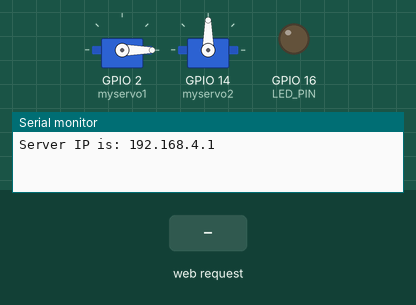
Bench run of a sketch on a simulated ESP8266 (NodeMCU). Shown: 2 × servo, output pins drawn as LEDs (lit = HIGH), the last lines printed to the serial monitor. The inputs (shaded band) are chosen by the test bench.

Above: at 1.2 s.
1.3 s: HTTP request GET /c received
At 1.9 s:
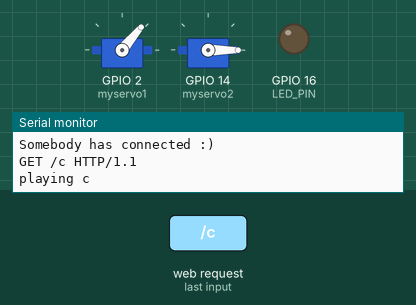
3.7 s: HTTP request GET /d received
At 4.4 s:
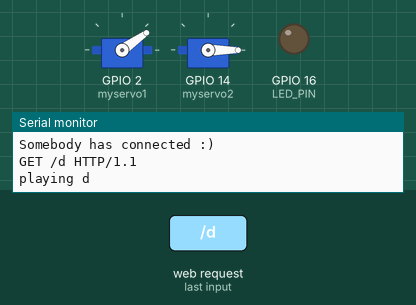
6.1 s: HTTP request GET /g received
At 6.8 s:
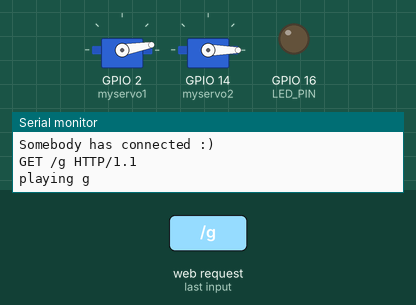
8.5 s: HTTP request GET /e received
At 10.5 s:
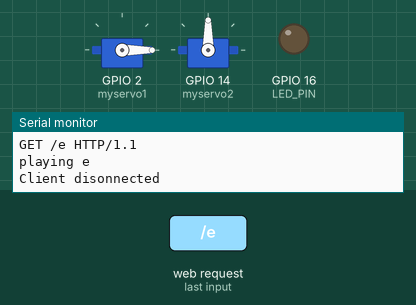
Timing chart, 0 to 11.0 s (numbered marks = the images above; inputs shaded):
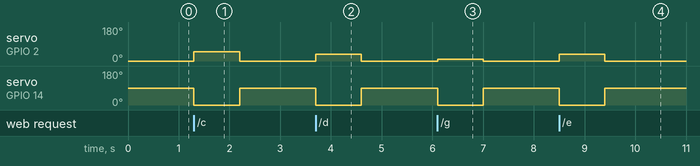

Measured:
- after the input at 1.3 s, servo on GPIO 2 (myservo1): 0° → 50° at once, → 0° 0.90 s later; servo on GPIO 14 (myservo2): 90° → 0° at once, → 90° 0.90 s later
- after the input at 3.7 s, servo on GPIO 2 (myservo1): 0° → 35° at once, → 0° 0.90 s later; servo on GPIO 14 (myservo2): 90° → 0° at once, → 90° 0.90 s later
- after the input at 6.1 s, servo on GPIO 2 (myservo1): 0° → 10° at once, → 0° 0.90 s later; servo on GPIO 14 (myservo2): 90° → 0° at once, → 90° 0.90 s later
- after the input at 8.5 s, servo on GPIO 2 (myservo1): 0° → 37° at once, → 0° 0.90 s later; servo on GPIO 14 (myservo2): 90° → 0° at once, → 90° 0.90 s later

The sketch:

Lab_2_HTTP.ino
```cpp
#include <ESP8266WiFi.h>
#include <Servo.h>

//------------------VARIABLES------------------//
WiFiServer server(80); //Initialize the server on Port 80
Servo myservo1;
Servo myservo2;
const short int LED_PIN = 16;//GPIO16
short int old_angle = 0;
bool reset = -1;
//------------------VARIABLES------------------//

//--------------------SETUP--------------------//
void setup() {
WiFi.mode(WIFI_AP); //Our ESP8266-12E is an AccessPoint
WiFi.softAP("Hello_IoT", "12345678"); // Provide the (SSID, password); .
server.begin(); // Start the HTTP Server
//Looking under the hood
Serial.begin(115200);
IPAddress HTTPS_ServerIP= WiFi.softAPIP(); // Obtain the IP of the Server
Serial.print("Server IP is: "); // Print the IP to the monitor window
Serial.println(HTTPS_ServerIP);

//LED INIT
pinMode(LED_PIN, OUTPUT); //GPIO16 is an OUTPUT pin;
digitalWrite(LED_PIN, LOW); //Initial state is ON

//SERVO INIT
myservo1.attach(2);
myservo2.attach(14);
myservo1.write(0);
myservo2.write(90);
}
//--------------------SETUP--------------------//

//----------------PLAY FUNCTIONS---------------//
void playRest(){
  myservo2.write(90);
  delay(800);
  return;
}
void playSequence(char* Notes, int sizeofNotes){

  for (int i = 0; i < sizeofNotes; i++)
  {
   if (reset == 1) {
    return;
   }
    switch(Notes[i]){

   case 'c':
      playNote('c');
      Serial.println(" Playing note c");
      break;

   case 'd':
      playNote('d');
      Serial.println(" Playing note d");
      break;

   case 'e':
      playNote('e');
      Serial.println(" Playing note e");
      break;

   case 'f':
      playNote('f');
      Serial.println(" Playing note f");
      break;

   case 'g':
      playNote('g');
      Serial.println(" Playing note g");
      break;

   case 'a':
      playNote('a');
      Serial.println(" Playing note a");
      break;

   case 'r': //r = rest
      playRest();
      Serial.println(" Playing rest");
      break;

   default : /* Optional */
   break;
  }
  }
}
void playNote(char note){
  double delayTime; //'delay' is a function recognized by arduino so we add 'time' to the end to distinguish
  double travelTime; //time takes for servo to travel
  int new_angle, angle_delta;
  int pos;
//assign angle to new note
  switch (note) {
   case 'c':
      new_angle = 45;
      break;

   case 'd':
      new_angle = 40;
      break;

   case 'e':
      new_angle = 32;
      break;

   case 'f':
      new_angle = 25;
      break;

   case 'g':
      new_angle = 15;
      break;

   case 'a':
      new_angle = 0;
      break;

   default : /* Optional */
   break;
  }
  angle_delta = new_angle - old_angle;
  if(angle_delta < 0) {
    pos = new_angle-5;
  }
  if(angle_delta > 0) {
    pos = new_angle+5;
  }

  //Serial.print("angle is at ");
  //Serial.print(pos);
  //travelTime = abs(angle_delta)*0.0025;
  //delayTime = 1.05 - travelTime;

  myservo1.write(pos);
  myservo2.write(0);
  delay(900);

  old_angle = new_angle;
  return;
}

void playDefault() {
  //char Notes[16] = {'c','d','e','f','g','f','e','d','c','d','e','f','g','f','e','d'};
char Notes[] = {'c','d','e','f','g','f','e','d'};
 playSequence(Notes,8);
}
//----------------PLAY FUNCTIONS---------------//

//------------------MAIN LOOP------------------//
void loop() {
myservo1.write(0);
myservo2.write(90);
WiFiClient client = server.available();
if (!client) {
return;
}
//Looking under the hood
Serial.println("Somebody has connected :)");
//Read what the browser has sent into a String class

//and print the request to the monitor
String request = client.readStringUntil('\r');
//Looking under the hood
Serial.println(request);
// Handle the Request
if (request.indexOf("/c") != -1){
  Serial.println("playing c");
  playNote('c');}
else if (request.indexOf("/d") != -1){
  Serial.println("playing d");
  playNote('d');}
  else if (request.indexOf("/e") != -1){
    Serial.println("playing e");
  playNote('e');}
  else if (request.indexOf("/f") != -1){
    Serial.println("playing f");
  playNote('f');}
  else if (request.indexOf("/g") != -1){
    Serial.println("playing g");
  playNote('g');}
  else if (request.indexOf("/a") != -1){
    Serial.println("playing a");
  playNote('a');}
  else if (request.indexOf("/default") != -1){
  playDefault();}
  else if (request.indexOf("/reset") != -1){
  reset = 1;}
// Prepare the HTML document to respond and add buttons:
String s = "HTTP/1.1 200 OK\r\n";
s += "Content-Type: text/html\r\n\r\n";
s += "<!DOCTYPE HTML>\r\n<html>\r\n";
s += "<br><input type=\"button\" name=\"b1\" value=\"Play C\"";
s += " onclick=\"location.href='/c'\">";
s += "<br><br><br>";
s += "<br><input type=\"button\" name=\"b1\" value=\"Play D\"";
s += " onclick=\"location.href='/d'\">";
s += "<br><br><br>";
s += "<br><input type=\"button\" name=\"b1\" value=\"Play E\"";
s += " onclick=\"location.href='/e'\">";
s += "<br><br><br>";
s += "<br><input type=\"button\" name=\"b1\" value=\"Play F\"";
s += " onclick=\"location.href='/f'\">";
s += "<br><br><br>";
s += "<br><input type=\"button\" name=\"b1\" value=\"Play G\"";
s += " onclick=\"location.href='/g'\">";
s += "<br><br><br>";
s += "<br><input type=\"button\" name=\"b1\" value=\"Play A\"";
s += " onclick=\"location.href='/a'\">";
s += "<br><br><br>";
s += "<br><input type=\"button\" name=\"b1\" value=\"Play Default\"";
s += " onclick=\"location.href='/default'\">";
s += "<br><br><br>";
s += "<br><input type=\"button\" name=\"b1\" value=\"Reset\"";
s += " onclick=\"location.href='/reset'\">";
s += "</html>\n";
//Serve the HTML document to the browser.
client.flush(); //clear previous info in the stream
client.print(s); // Send the response to the client
delay(1);
Serial.println("Client disonnected"); //Looking under the hood

}
//------------------MAIN LOOP------------------//
```
